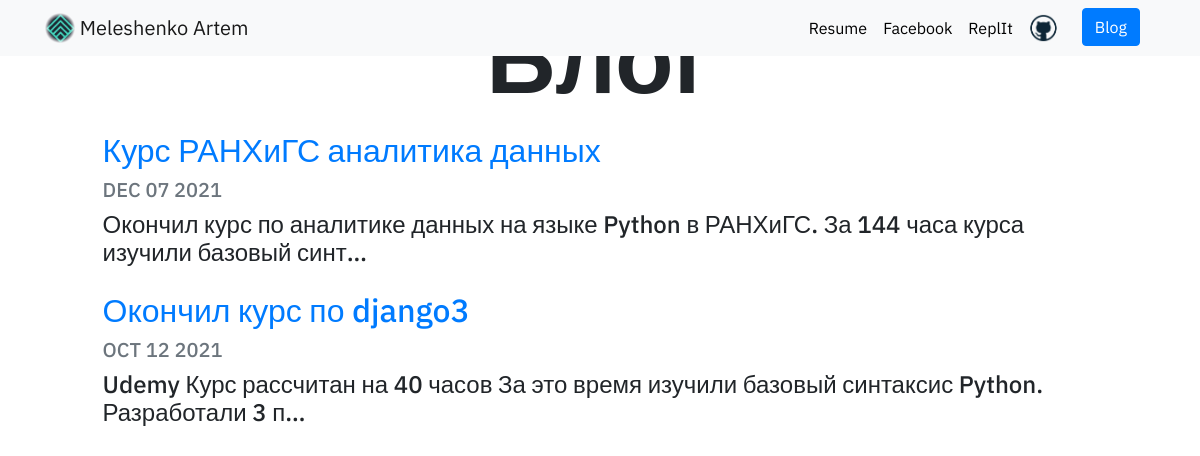
Screenshot of /blog/ with the database file from the repository.
### blog/models.py (models this page shows, shortened)
class Blog(models.Model):
    title = models.CharField(max_length=200)
    date = models.DateField()
    description = models.TextField()

### blog/views.py (the view)
# urls.py: path('', views.all_blogs, name='all_blogs'),
def all_blogs(request):
    blogs = Blog.objects.order_by('-date')
    return render(request, 'blog/all_blogs.html', {'blogs':blogs})

### blog/templates/blog/all_blogs.html
{% extends 'portfolio/base.html' %}
{% block content %}
<h1 id="blogtitle" class="font-weight-bold text-center">Блог</h1>
{% for blog in blogs %}
<div class="row justify-content-center my-3">
  <div class="col-md-10">
    <a href="{% url 'blog:detail' blog.id %}">
      <h2>{{ blog.title }}</h2>
    </a>
    <h5 class="text-muted">{{ blog.date|date:'M d Y'|upper }}</h5>
    <h4>{{ blog.description|striptags|truncatechars:100 }}</h4>
  </div>
</div>
{% endfor %}
{% endblock %}

### portfolio/static/portfolio/custom.css (style rules this page uses)
body { font-family: 'IBM Plex Sans', sans-serif; }
#blogtitle { font-size: 6rem; }

### rows the page displays
Blog: title "Курс РАНХиГС аналитика данных", date "DEC 07 2021", description "Окончил курс по аналитике данных на языке Python в РАНХиГС. За 144 часа курса изучили базовый синт…"
Blog: title "Окончил курс по django3", date "OCT 12 2021", description "Udemy Курс рассчитан на 40 часов За это время изучили базовый синтаксис Python. Разработали 3 п…"
